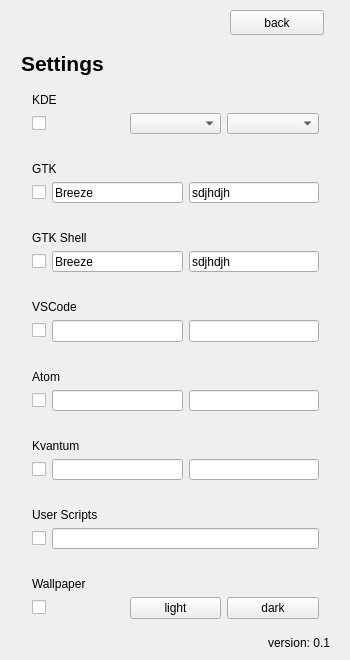
<?xml version="1.0" encoding="UTF-8"?>
<ui version="4.0">
 <class>MainWindow</class>
 <widget class="QMainWindow" name="MainWindow">
  <property name="enabled">
   <bool>true</bool>
  </property>
  <property name="geometry">
   <rect>
    <x>0</x>
    <y>0</y>
    <width>350</width>
    <height>660</height>
   </rect>
  </property>
  <property name="sizePolicy">
   <sizepolicy hsizetype="Fixed" vsizetype="Expanding">
    <horstretch>0</horstretch>
    <verstretch>0</verstretch>
   </sizepolicy>
  </property>
  <property name="minimumSize">
   <size>
    <width>350</width>
    <height>590</height>
   </size>
  </property>
  <property name="maximumSize">
   <size>
    <width>350</width>
    <height>660</height>
   </size>
  </property>
  <property name="baseSize">
   <size>
    <width>260</width>
    <height>300</height>
   </size>
  </property>
  <property name="windowTitle">
   <string>Yin &amp; Yang</string>
  </property>
  <property name="windowIcon">
   <iconset>
    <normaloff>../../../../../../opt/yin-yang/src/ui/assets/yin-yang.svg</normaloff>../../../../../../opt/yin-yang/src/ui/assets/yin-yang.svg</iconset>
  </property>
  <widget class="QWidget" name="centralWidget">
   <widget class="QWidget" name="verticalLayoutWidget">
    <property name="geometry">
     <rect>
      <x>10</x>
      <y>40</y>
      <width>331</width>
      <height>621</height>
     </rect>
    </property>
    <layout class="QVBoxLayout" name="verticalLayout">
     <item>
      <widget class="QLabel" name="label">
       <property name="font">
        <font>
         <pointsize>16</pointsize>
         <weight>75</weight>
         <bold>true</bold>
        </font>
       </property>
       <property name="text">
        <string>Settings</string>
       </property>
      </widget>
     </item>
     <item>
      <widget class="QWidget" name="kde_widget" native="true">
       <layout class="QVBoxLayout" name="kdesection">
        <item>
         <widget class="QLabel" name="label_2">
          <property name="text">
           <string>KDE</string>
          </property>
         </widget>
        </item>
        <item>
         <layout class="QHBoxLayout" name="horizontalLayout_2">
          <item>
           <widget class="QCheckBox" name="kde_checkbox">
            <property name="text">
             <string/>
            </property>
           </widget>
          </item>
          <item>
           <widget class="QComboBox" name="kde_combo_light"/>
          </item>
          <item>
           <widget class="QComboBox" name="kde_combo_dark"/>
          </item>
         </layout>
        </item>
       </layout>
      </widget>
     </item>
     <item>
      <widget class="QWidget" name="gtk_widget" native="true">
       <layout class="QVBoxLayout" name="gtk">
        <item>
         <widget class="QLabel" name="label_7">
          <property name="text">
           <string>GTK</string>
          </property>
         </widget>
        </item>
        <item>
         <layout class="QHBoxLayout" name="horizontalLayout_7">
          <item>
           <widget class="QCheckBox" name="gtk_checkbox">
            <property name="text">
             <string/>
            </property>
           </widget>
          </item>
          <item>
           <widget class="QLineEdit" name="gtk_line_light">
            <property name="text">
             <string>Breeze</string>
            </property>
           </widget>
          </item>
          <item>
           <widget class="QLineEdit" name="gtk_line_dark">
            <property name="text">
             <string>sdjhdjh</string>
            </property>
           </widget>
          </item>
         </layout>
        </item>
        <item>
         <layout class="QHBoxLayout" name="horizontalLayout"/>
        </item>
       </layout>
      </widget>
     </item>
     <item>
      <widget class="QWidget" name="gtk_shell_widget" native="true">
       <layout class="QVBoxLayout" name="gtk_3">
        <item>
         <widget class="QLabel" name="label_13">
          <property name="text">
           <string>GTK Shell</string>
          </property>
         </widget>
        </item>
        <item>
         <layout class="QHBoxLayout" name="horizontalLayout_13">
          <item>
           <widget class="QCheckBox" name="gtk_shell_checkbox">
            <property name="text">
             <string/>
            </property>
           </widget>
          </item>
          <item>
           <widget class="QLineEdit" name="gtk_shell_line_light">
            <property name="text">
             <string>Breeze</string>
            </property>
           </widget>
          </item>
          <item>
           <widget class="QLineEdit" name="gtk_shell_line_dark">
            <property name="text">
             <string>sdjhdjh</string>
            </property>
           </widget>
          </item>
         </layout>
        </item>
        <item>
         <layout class="QHBoxLayout" name="horizontalLayout_4"/>
        </item>
       </layout>
      </widget>
     </item>
     <item>
      <widget class="QWidget" name="vscode_widget" native="true">
       <layout class="QVBoxLayout" name="vscode">
        <item>
         <widget class="QLabel" name="label_6">
          <property name="text">
           <string>VSCode</string>
          </property>
         </widget>
        </item>
        <item>
         <layout class="QHBoxLayout" name="horizontalLayout_6">
          <item>
           <widget class="QCheckBox" name="code_checkbox">
            <property name="text">
             <string/>
            </property>
           </widget>
          </item>
          <item>
           <widget class="QLineEdit" name="code_line_light"/>
          </item>
          <item>
           <widget class="QLineEdit" name="code_line_dark"/>
          </item>
         </layout>
        </item>
       </layout>
      </widget>
     </item>
     <item>
      <widget class="QWidget" name="atom_widget" native="true">
       <layout class="QVBoxLayout" name="atom">
        <item>
         <widget class="QLabel" name="label_9">
          <property name="text">
           <string>Atom</string>
          </property>
         </widget>
        </item>
        <item>
         <layout class="QHBoxLayout" name="horizontalLayout_9">
          <item>
           <widget class="QCheckBox" name="atom_checkbox">
            <property name="text">
             <string/>
            </property>
           </widget>
          </item>
          <item>
           <widget class="QLineEdit" name="atom_line_light"/>
          </item>
          <item>
           <widget class="QLineEdit" name="atom_line_dark"/>
          </item>
         </layout>
        </item>
       </layout>
      </widget>
     </item>
     <item>
      <widget class="QWidget" name="kvantum_widget" native="true">
       <layout class="QVBoxLayout" name="kvantum">
        <item>
         <widget class="QLabel" name="label_10">
          <property name="text">
           <string>Kvantum</string>
          </property>
         </widget>
        </item>
        <item>
         <layout class="QHBoxLayout" name="horizontalLayout_10">
          <item>
           <widget class="QCheckBox" name="kvantum_checkbox">
            <property name="text">
             <string/>
            </property>
           </widget>
          </item>
          <item>
           <widget class="QLineEdit" name="kvantum_line_light"/>
          </item>
          <item>
           <widget class="QLineEdit" name="kvantum_line_dark"/>
          </item>
         </layout>
        </item>
       </layout>
      </widget>
     </item>
     <item>
      <widget class="QWidget" name="userscripts_widget" native="true">
       <layout class="QVBoxLayout" name="userscripts">
        <item>
         <widget class="QLabel" name="label_11">
          <property name="text">
           <string>User Scripts</string>
          </property>
         </widget>
        </item>
        <item>
         <layout class="QHBoxLayout" name="horizontalLayout_11">
          <item>
           <widget class="QCheckBox" name="userscripts_checkbox">
            <property name="text">
             <string/>
            </property>
           </widget>
          </item>
          <item>
           <widget class="QLineEdit" name="userscripts_line_light"/>
          </item>
         </layout>
        </item>
       </layout>
      </widget>
     </item>
     <item>
      <widget class="QWidget" name="wallpaper_widget" native="true">
       <layout class="QVBoxLayout" name="Wallpaper">
        <item>
         <widget class="QLabel" name="label_8">
          <property name="text">
           <string>Wallpaper</string>
          </property>
         </widget>
        </item>
        <item>
         <layout class="QHBoxLayout" name="horizontalLayout_8">
          <item>
           <widget class="QCheckBox" name="wallpaper_checkbox">
            <property name="text">
             <string/>
            </property>
           </widget>
          </item>
          <item>
           <widget class="QPushButton" name="wallpaper_button_light">
            <property name="text">
             <string>light</string>
            </property>
           </widget>
          </item>
          <item>
           <widget class="QPushButton" name="wallpaper_button_dark">
            <property name="text">
             <string>dark</string>
            </property>
           </widget>
          </item>
         </layout>
        </item>
       </layout>
      </widget>
     </item>
     <item>
      <widget class="QLabel" name="version_label">
       <property name="text">
        <string>version: 0.1</string>
       </property>
       <property name="alignment">
        <set>Qt::AlignRight|Qt::AlignTrailing|Qt::AlignVCenter</set>
       </property>
      </widget>
     </item>
    </layout>
   </widget>
   <widget class="QPushButton" name="back_button">
    <property name="geometry">
     <rect>
      <x>230</x>
      <y>10</y>
      <width>94</width>
      <height>25</height>
     </rect>
    </property>
    <property name="text">
     <string>back</string>
    </property>
   </widget>
  </widget>
 </widget>
 <layoutdefault spacing="6" margin="11"/>
 <resources/>
 <connections/>
</ui>
